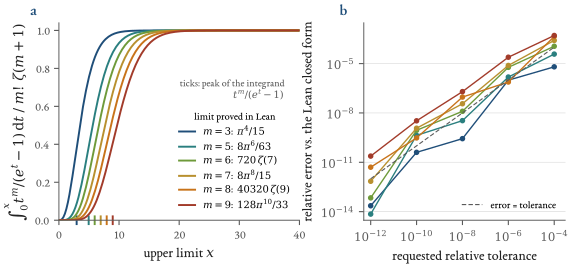

This chart was generated by the following Python code:
"""Figure ch04_bose: the six Bose integrals of Lean `PhononSpecificHeat.bose_integral_values` as initial-value problems solved by
rusty-SUNDIALS CVODE (Adams).  (a) the cumulative integrals F_m(x)/(m! zeta(m+1)); (b) the relative error against the closed forms
proved in Lean, as a function of the requested tolerance.  Data: ch04_cvode_results.npz / ch04_cvode_raw.json."""
import sys, json
from pathlib import Path
sys.path.insert(0, str(Path(__file__).resolve().parents[1]))
from figstyle import *
from scipy.special import zeta

HERE = Path(__file__).resolve().parent
R = np.load(HERE/"ch04_cvode_results.npz"); raw = json.load(open(HERE/"ch04_cvode_raw.json"))
ms = [int(m) for m in R["ms"]]; xs = R["xs"]; cur = R["curves"]
closed = {3: r"$\pi^4/15$", 5: r"$8\pi^6/63$", 6: r"$720\,\zeta(7)$", 7: r"$8\pi^8/15$", 8: r"$40320\,\zeta(9)$", 9: r"$128\pi^{10}/33$"}
cols = [BLUE, TEAL, "#6E9A3A", GOLD, ORANGE, RED]

fig = plt.figure(figsize=(TEXTW, 2.6))
ax = fig.add_axes([0.075, 0.17, 0.43, 0.76]); bx = fig.add_axes([0.62, 0.17, 0.36, 0.76])
for i, m in enumerate(ms):
    ax.plot(xs, cur[:, i]/zeta(m + 1), color=cols[i], lw=1.4, label=r"$m=%d$:  %s" % (m, closed[m]))
    xp = m - 0.05                                                    # the integrand x^m/(e^x - 1) peaks near x = m
    ax.plot([xp], [0.0], marker="|", ms=7, color=cols[i], mew=1.4, clip_on=False)
ax.set_xlim(0, 40); ax.set_ylim(0, 1.04)
ax.set_xlabel(r"upper limit $x$"); ax.set_ylabel(r"$\int_0^x t^m/(e^t-1)\,\mathrm{d}t\;/\;m!\,\zeta(m+1)$")
ax.legend(loc="lower right", fontsize=7.2, title=r"limit proved in Lean", title_fontsize=7.4, handlelength=1.6, labelspacing=0.28)
ax.text(37.5, 0.64, "ticks: peak of the integrand\n$t^m/(e^t-1)$", fontsize=7.2, color=GREY, ha="right")
panel(ax, "a")
rt = [r["rtol"] for r in raw["A"]["runs"]]
for i, m in enumerate(ms):
    bx.plot(rt, [r["rel_err_vs_lean_closed_form"][str(m)] for r in raw["A"]["runs"]], "o-", color=cols[i], ms=3.0, lw=1.0)
bx.plot([1e-12, 1e-4], [1e-12, 1e-4], color=GREY, lw=0.8, ls=(0, (4, 2)), label="error = tolerance"); bx.legend(loc="lower right", fontsize=7.4)
bx.set_xscale("log"); bx.set_yscale("log"); bx.set_xlim(5e-13, 3e-4); bx.set_ylim(3e-15, 3e-3)
bx.set_xlabel("requested relative tolerance"); bx.set_ylabel("relative error vs. the Lean closed form")
bx.set_xticks([1e-12, 1e-10, 1e-8, 1e-6, 1e-4]); bx.set_xticklabels([r"$10^{-12}$", r"$10^{-10}$", r"$10^{-8}$", r"$10^{-6}$", r"$10^{-4}$"])
bx.set_yticks([1e-14, 1e-11, 1e-8, 1e-5]); bx.set_yticklabels([r"$10^{-14}$", r"$10^{-11}$", r"$10^{-8}$", r"$10^{-5}$"])
bx.minorticks_off(); bx.grid(True, which="major", axis="y"); panel(bx, "b")
save(fig, "ch04_bose")
